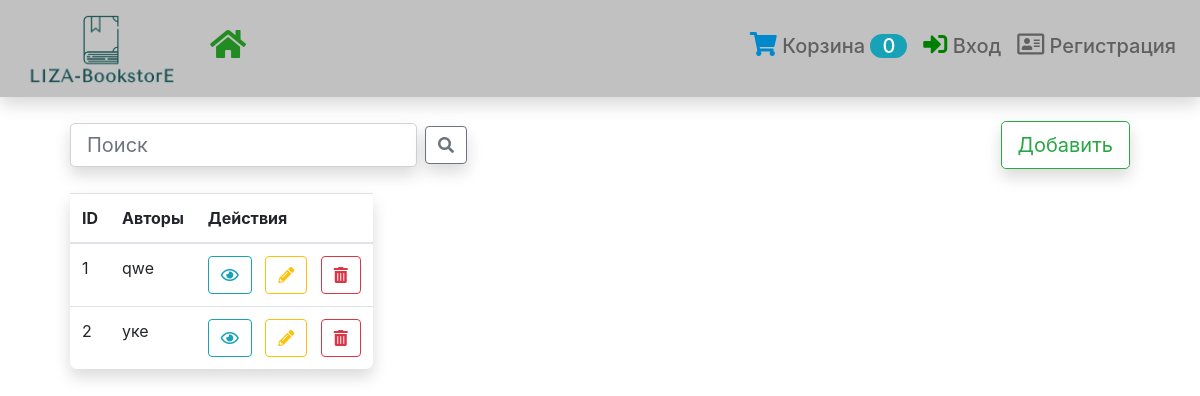
The app's page /directory/author/, older data.
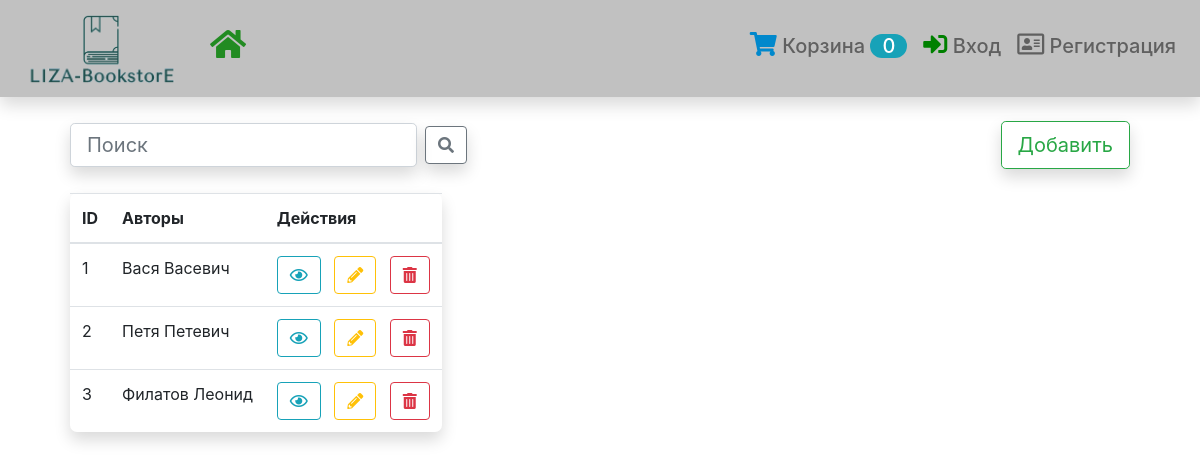
The same page, newer data.
### directory/models.py (models this page shows, shortened)
class Author(models.Model):
    name = models.CharField('Автор(ы)', max_length=120)
    description = models.TextField('Автобиография', null=True, blank=True)
    class Meta:
        verbose_name = 'Автор'
        verbose_name_plural = 'Авторы'

### directory/views.py (the view)
# urls.py: path('author/', AuthorList.as_view(), name='author-list'),
class AuthorList(SearchLV):
    model = Author

### cart/views.py (called while the page is built)
    def get_context_data(self, **kwargs):
        context = super().get_context_data(**kwargs)
        cart_id = self.request.session.get('cart_id', '0')
        if cart_id != '0':
            context['cart_count'] = Cart.objects.get(pk=cart_id).book_in_cart_count
        else:
            context['cart_count'] = cart_id
        return context

### directory/views.py (called while the page is built)
    def get_queryset(self):
        qs = super().get_queryset()
        search = self.request.GET.get('sss', False)
        if search != 0:
            return qs.filter(Q(name__icontains=search))
        return qs

### directory/templates/directory/author_list.html (shortened to what this page needs)
{% extends 'base.html' %}
{% block content %}
<div class="form-inline">
    <form action="" method="get" class="form-inline ">
        <input class="form-control mr-sm-2 btn-lg shadow" type="search" placeholder="Поиск"
               aria-label="Search"
               name="sss">
        <button class="btn btn-outline-secondary shadow" type="submit"><i class="fas fa-search"></i></button>
    </form>
    <a style="position: relative; margin-left: auto" href="{% url 'author-create' %}">
    <button class="btn btn-outline-success btn-lg my-2 my-sm-0 shadow" type="submit">Добавить</button>
    </a>
</div><br>
<table class="table shadow" style="width: auto; border-radius: 7px">
    <thead>
    <tr>
        <th>ID</th>
        <th>Авторы</th>
        <th>Действия</th>
    </tr>
    </thead>
    <tbody>
    {% for object in object_list %}
    <tr>
        <td>{{ object.pk }}</td>
        <td>{{ object.name }}</td>
        <td>
            <a class="btn btn-outline-info" href="{% url 'author-detail' object.pk %}"><i class="far fa-eye"></i></a>&nbsp;&nbsp;
            <a class="btn btn-outline-warning" href="{% url 'author-update' object.pk %}"><i class="fas fa-pencil-alt"></i></a>&nbsp;&nbsp;
            <a class="btn btn-outline-danger" href="{% url 'author-delete' object.pk %}"><i class="fas fa-trash-alt"></i></a>
        </td>
    </tr>
    {% endfor %}
    </tbody>
</table>
{% endblock %}

### templates/base.html (shortened to what this page needs)
<!DOCTYPE html>
<html lang="en">
<head>
    <link rel="stylesheet" href="https://stackpath.bootstrapcdn.com/bootstrap/4.3.1/css/bootstrap.min.css"
>
    <link rel="stylesheet" href="https://use.fontawesome.com/releases/v5.8.1/css/all.css"
>
</head>
<body>
<nav class="navbar navbar-expand-md navbar-light sticky-top shadow" style="background-color: #c1c1c1">
    <a class="navbar-brand " href="{% url 'main' %}"><img width="170" src="/media/images/logo/logo44.png"></a>
    <div class="collapse navbar-collapse" id="navbarResponsive">
        <ul class="navbar-nav">
            <li class="nav-item active">
                <a class="nav-link btn-lg" style="color: forestgreen" href="{% url 'main' %}"><i
                        class="fas fa-home h2"></i></a>
            </li>
        </ul>
        <ul class="navbar-nav ml-auto h5">
            <li class="nav-item">
                <a class="nav-link" href="{% url 'cart-view' %}">
                    <i style="color: #0088cc" class="fas fa-shopping-cart h4"></i> Корзина
                    <span class=" badge-pill badge-info">{{ cart_count }}</span>
                </a>
            </li>
        </ul>
        {% if user.is_authenticated %}
        <ul class="navbar-nav h5">
            <li class="nav-item">
                <div class="nav-item dropdown h5">
                    <a class="nav-link dropdown-toggle" href="#" data-toggle="dropdown"
                       aria-haspopup="true" aria-expanded="false">
                        <i class="fas fa-user"></i> {{ user }}</a>
                    <div class="dropdown-menu dropdown-menu-right">
                        <a class="dropdown-item" href="{% url 'user-detail' %}"><h5>
                            <i class="fas fa-chess-rook"></i> Личный кабинет</h5></a>
                        <a class="dropdown-item" href="{% url 'user-update' %}"><h5>
                            <i class="fas fa-user-edit"></i> Редактировать профиль</h5></a>
                        <a class="dropdown-item" href="{% url 'password-change' %}"><h5>
                            <i class="fas fa-key"></i> Сменить пароль</h5></a>
                        <a class="dropdown-item" href=""><h5></h5></a>
                        <div class="dropdown-divider"></div>
                        <a class="dropdown-item" href="{% url 'logout' %}"><h5>Выход
                            <i class="fas fa-sign-out-alt"></i></h5></a>
                    </div>
                </div>
            </li>
        </ul>
        {% else %}
        <ul class="navbar-nav h5">
            <li class="nav-item">
                <a class="nav-link" href="{% url 'login' %}">
                    <i style="color: green" class="fas fa-sign-in-alt h4"></i> Вход</a>
            </li>
            <li class="nav-item">
                <a class="nav-link" href="{% url 'user-create' %}">
                    <i class="far fa-address-card h4"></i> Регистрация</a>
            </li>
        </ul>
        {% endif %}
    </div>
</nav>
<br>
<div style="padding: 0 70px">
    {% block content %}
    {% endblock %}
</div>
</body>
</html>

Row changes from the older to the newer data that the page shows:
changed Author id 1: name "qwe" → "Вася Васевич"
changed Author id 2: name "уке" → "Петя Петевич"
added Author: pk "3", name "Филатов Леонид"
